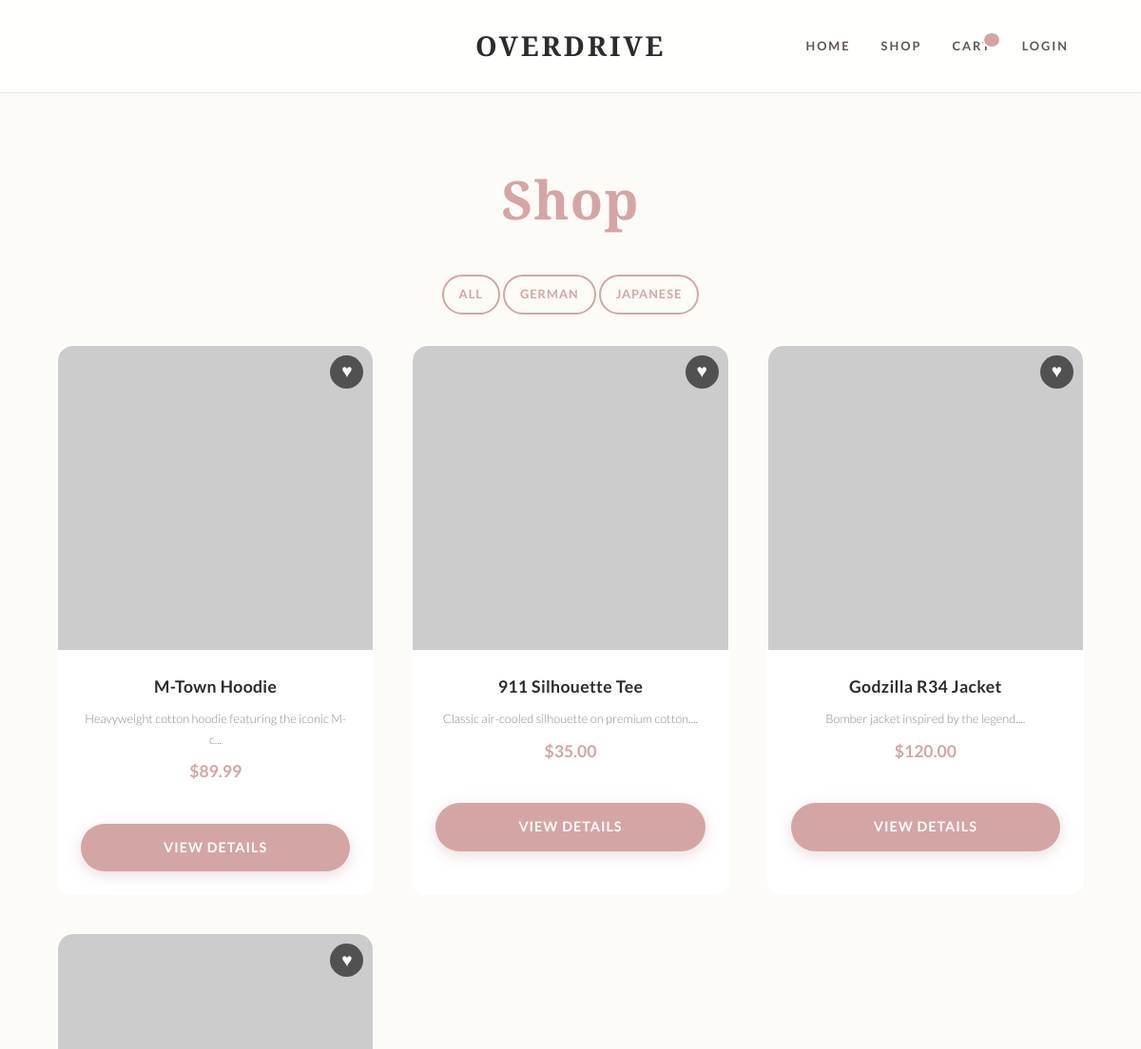
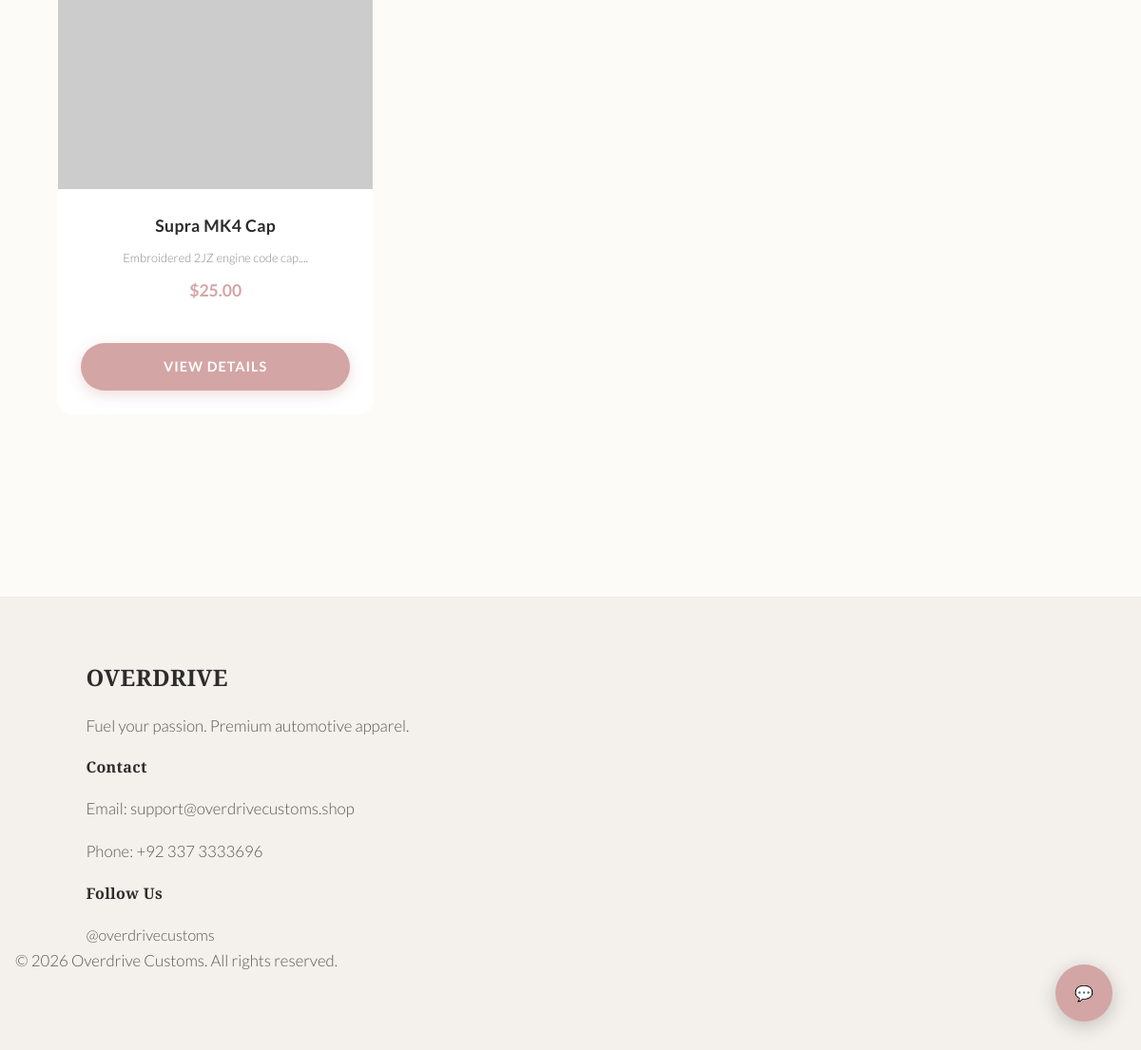
The page /shop.php on the database its author committed (2 pictures, top to bottom).
### tables this page shows
CREATE TABLE `products` (
  `id` int(11) NOT NULL,
  `title` varchar(255) NOT NULL,
  `slug` varchar(255) NOT NULL,
  `price` decimal(10,2) NOT NULL,
  `description` text DEFAULT NULL,
  `category_id` int(11) NOT NULL,
  `image_url` varchar(255) DEFAULT NULL,
  `visible` tinyint(1) NOT NULL DEFAULT 1,
  `created_at` timestamp NOT NULL DEFAULT current_timestamp(),
  `updated_at` timestamp NOT NULL DEFAULT current_timestamp() ON UPDATE current_timestamp()
);

### shop.php (the view, shortened to what this page needs)
<?php
require_once 'inc/header.php';
$whereClause = "WHERE visible = 1";
$params = [];
$stmt = $pdo->prepare("SELECT * FROM products $whereClause ORDER BY created_at DESC");
$stmt->execute($params);
$products = $stmt->fetchAll();
?>
<div class="container" style="padding: 4rem 0;">
    <h1 style="color: var(--accent-color); margin-bottom: 2rem; text-align: center; font-family: var(--font-heading); font-size: 3.5rem;">Shop</h1>
    <div style="display: flex; justify-content: center; align-items: center; margin-bottom: 2rem;">
        <div class="filters">
            <a href="shop.php" class="btn btn-outline" style="padding: 0.5rem 1rem; font-size: 0.8rem;">All</a>
            <a href="shop.php?category=german" class="btn btn-outline" style="padding: 0.5rem 1rem; font-size: 0.8rem;">German</a>
            <a href="shop.php?category=japanese" class="btn btn-outline" style="padding: 0.5rem 1rem; font-size: 0.8rem;">Japanese</a>
        </div>
    </div>
    <?php if (empty($products)): ?>
        <p>No products found in this category.</p>
    <?php else: ?>
        <div class="product-grid">
            <?php foreach ($products as $product): ?>
                <div class="product-card" style="position: relative;">
                    <button class="wishlist-btn" onclick="toggleWishlist(<?php echo $product['id']; ?>, this)" style="position: absolute; top: 10px; right: 10px; z-index: 10; background: rgba(0,0,0,0.6); border: none; color: #fff; border-radius: 50%; width: 35px; height: 35px; font-size: 1.2rem; cursor: pointer; display: flex; align-items: center; justify-content: center; transition: color 0.3s;">
                        &hearts;
                    </button>
                    <a href="product.php?id=<?php echo $product['id']; ?>" style="text-decoration: none; color: inherit;">
                        <div class="product-img">
                            <img src="<?php echo htmlspecialchars($product['image_url'] ?: 'assets/img/placeholder.jpg'); ?>"
                                 alt="<?php echo htmlspecialchars($product['title']); ?>"
                                 onerror="this.src='https://placehold.co/400x400/222/e10600?text=Product'">
                        </div>
                        <div class="product-details">
                            <h3 class="product-title"><?php echo htmlspecialchars($product['title']); ?></h3>
                            <p style="font-size: 0.8rem; color: #888; margin-bottom: 0.5rem;"><?php echo htmlspecialchars(substr($product['description'], 0, 50)) . '...'; ?></p>
                            <span class="product-price">$<?php echo htmlspecialchars($product['price']); ?></span>
                        </div>
                    </a>
                    <div style="padding: 0 1.5rem 1.5rem;">
                        <a href="product.php?id=<?php echo $product['id']; ?>" class="btn" style="width: 100%; text-align: center; display: block;">View Details</a>
                    </div>
                </div>
            <?php endforeach; ?>
        </div>
    <?php endif; ?>
</div>
<?php require_once 'inc/footer.php'; ?>

### inc/header.php (shortened to what this page needs)
<!DOCTYPE html>
<html lang="en">
<head>
    <link rel="stylesheet" href="<?php echo BASE_URL; ?>assets/css/style.css?v=<?php echo time() + 5; ?>">
</head>
<body>
    <?php include __DIR__ . '/nav.php'; ?>
    <div class="main-wrapper">

### inc/nav.php (shortened to what this page needs)
<nav class="navbar">
    <div class="container nav-container">
        <div class="nav-center">
            <a href="<?php echo BASE_URL; ?>" class="logo">
                <span class="logo-text">OVERDRIVE</span>
            </a>
        </div>
        <div class="nav-links">
            <a href="<?php echo BASE_URL; ?>">Home</a>
            <a href="<?php echo BASE_URL; ?>shop.php">Shop</a>
            <a href="<?php echo BASE_URL; ?>cart.php" class="cart-link" style="position: relative;">
                Cart
                <span id="cart-count" class="cart-badge"></span>
            </a>
            <?php if (isset($_SESSION['user_id'])): ?>
                <?php if ($_SESSION['role'] === 'admin'): ?>
                    <a href="<?php echo BASE_URL; ?>admin/" class="admin-link">Admin</a>
                <?php else: ?>
                    <a href="<?php echo BASE_URL; ?>customer/">My Account</a>
                <?php endif; ?>
                <a href="<?php echo BASE_URL; ?>auth/logout.php">Logout</a>
            <?php else: ?>
                <a href="<?php echo BASE_URL; ?>auth/login.php">Login</a>
            <?php endif; ?>
        </div>
    </div>
</nav>

### inc/footer.php (shortened to what this page needs)
    </div>
    <footer class="footer">
        <div class="container footer-content">
            <div class="footer-col">
                <h3>OVERDRIVE</h3>
                <p>Fuel your passion. Premium automotive apparel.</p>
            </div>
            <div class="footer-col">
                <h4>Contact</h4>
                <p>Email: <a href="mailto:support@overdrivecustoms.shop">support@overdrivecustoms.shop</a></p>
                <p>Phone: +92 337 3333696</p>
            </div>
            <div class="footer-col">
                <h4>Follow Us</h4>
                <a href="https://instagram.com/overdrivecustoms" target="_blank">@overdrivecustoms</a>
            </div>
        </div>
        <div class="footer-bottom">
            <p>&copy; <?php echo date('Y'); ?> Overdrive Customs. All rights reserved.</p>
        </div>
    </footer>
    <div id="support-widget" class="support-widget">
        <div class="support-bubble">
            <span class="support-icon">💬</span>
        </div>
    </div>
</body>
</html>

### assets/css/style.css (style rules this page uses)
:root { --bg-color: #FDFBF7; --text-color: #5D5555; --accent-color: #D4A5A5; --accent-hover: #C39090; --card-bg: #FFFFFF; --border-color: #EEE5E5; --font-heading: 'Playfair Display', serif; --font-body: 'Lato', sans-serif; --shadow: 0 10px 30px rgba(212, 165, 165, 0.15); --radius: 16px; }
* { box-sizing: border-box; margin: 0; padding: 0; }
body { background-color: var(--bg-color); color: var(--text-color); font-family: var(--font-body); line-height: 1.7; font-weight: 300; }
a { color: inherit; text-decoration: none; transition: all 0.3s ease; }
img { max-width: 100%; display: block; border-radius: var(--radius); }
h1, h2, h3, h4, h5, h6 { font-family: var(--font-heading); color: #2C2C2C; font-weight: 600; letter-spacing: 0.02em; margin-bottom: 1rem; }
h1 { font-size: 3.5rem; }
h3 { font-size: 1.5rem; }
p { margin-bottom: 1rem; font-size: 1.05rem; }
.container { width: 90%; max-width: 1200px; margin: 0 auto; padding: 0 1rem; }
.navbar { background: rgba(255, 255, 255, 0.85); backdrop-filter: blur(10px); padding: 1.5rem 0; position: sticky; top: 0; z-index: 100; border-bottom: 1px solid var(--border-color); box-shadow: 0 2px 10px rgba(0, 0, 0, 0.02); }
.nav-container { display: flex; justify-content: space-between; align-items: center; position: relative; }
.nav-center { flex: 1; display: flex; justify-content: center; align-items: center; }
.nav-center .logo-text { font-family: var(--font-heading); font-size: 1.8rem; font-weight: 700; letter-spacing: 0.1em; color: #2C2C2C; }
.nav-links { flex: 1; display: flex; justify-content: flex-end; gap: 2rem; align-items: center; }
.nav-links a { text-transform: uppercase; font-size: 0.8rem; letter-spacing: 2px; color: var(--text-color); font-weight: 600; }
.product-grid { display: grid; grid-template-columns: repeat(auto-fill, minmax(280px, 1fr)); gap: 2.5rem; margin-bottom: 4rem; }
.product-card { background: var(--card-bg); border-radius: var(--radius); overflow: hidden; transition: all 0.4s cubic-bezier(0.165, 0.84, 0.44, 1); border: 1px solid transparent; }
.product-img { height: 320px; background: #f4f4f4; overflow: hidden; position: relative; }
.product-img img { width: 100%; height: 100%; object-fit: cover; border-radius: var(--radius) var(--radius) 0 0; }
.product-details { padding: 1.5rem; text-align: center; }
.product-title { font-size: 1.1rem; margin-bottom: 0.5rem; font-family: var(--font-body); font-weight: 700; }
.product-price { display: block; font-size: 1.1rem; color: var(--accent-color); margin-bottom: 1rem; font-weight: 600; }
.btn { display: inline-block; padding: 0.8rem 2rem; background-color: var(--accent-color); color: #fff; border: none; cursor: pointer; font-size: 0.9rem; font-weight: 600; text-transform: uppercase; letter-spacing: 1px; border-radius: 50px; transition: all 0.3s ease; box-shadow: 0 4px 15px rgba(212, 165, 165, 0.4); }
.btn-outline { background: transparent; border: 2px solid var(--accent-color); color: var(--accent-color); box-shadow: none; }
footer { background: #F4F0EB; color: var(--text-color); padding: 4rem 1rem; margin-top: 4rem; border-top: 1px solid #EAEAEA; }
.cart-badge { position: absolute; top: -5px; right: -10px; background-color: var(--accent-color); color: #fff; font-size: 0.7rem; padding: 0.2rem 0.5rem; border-radius: 50%; min-width: 18px; height: 18px; display: flex; align-items: center; justify-content: center; border: 2px solid #fff; }
.support-bubble { position: fixed; bottom: 30px; right: 30px; width: 60px; height: 60px; background-color: var(--accent-color); border-radius: 50%; display: flex; align-items: center; justify-content: center; box-shadow: 0 5px 20px rgba(0, 0, 0, 0.2); cursor: pointer; z-index: 1000; transition: transform 0.3s cubic-bezier(0.175, 0.885, 0.32, 1.275); }

### rows shown on the page
products: title "M-Town Hoodie", description "Heavyweight cotton hoodie featuring the iconic M-c", price "89.99", $product['id'] 1 (drawn)
products: title "911 Silhouette Tee", description "Classic air-cooled silhouette on premium cotton.", price "35.00"
products: $product['id'] 3 (drawn), title "Godzilla R34 Jacket", description "Bomber jacket inspired by the legend.", price "120.00"
products: title "Supra MK4 Cap", description "Embroidered 2JZ engine code cap.", price "25.00"
